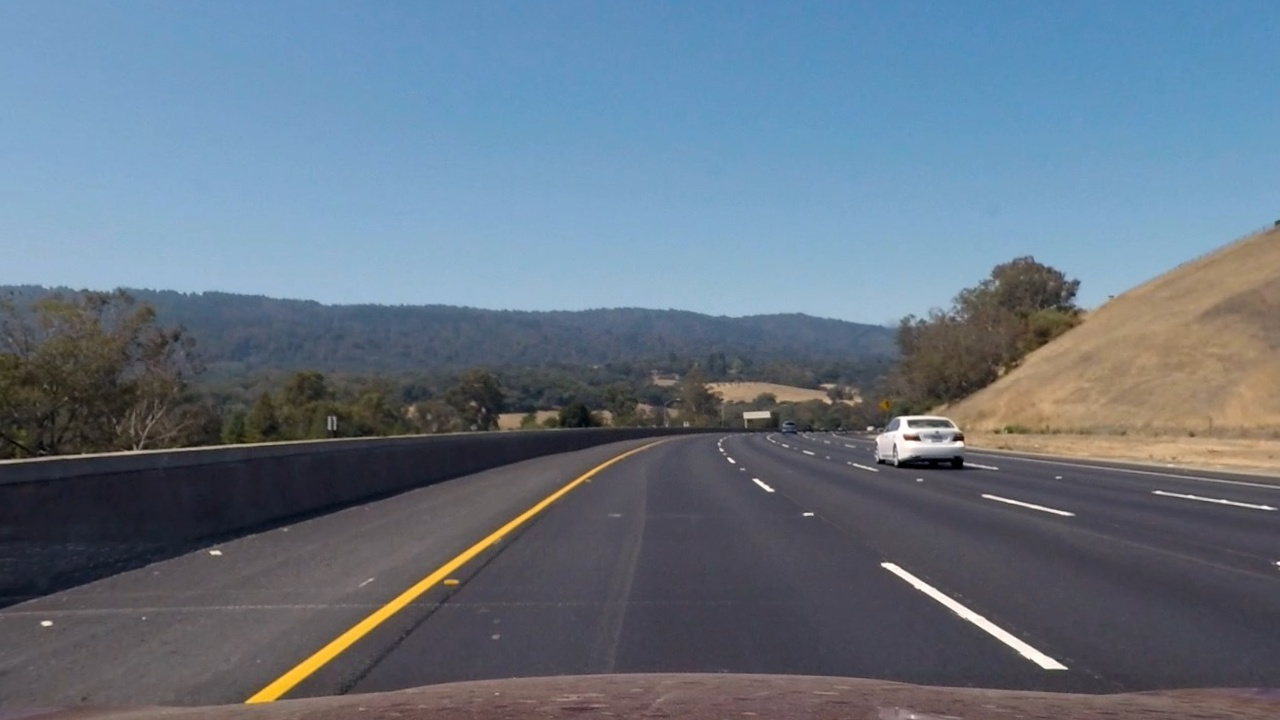
#> input picture output_images/undistorted_test_images/undistorted_test3.jpg, 1280 x 720 px
$ jupyter execute --allow-errors P4.ipynb   (shell and % lines are left out)   (older library calls are emulated)
#> lines starting #> are read from the running program, lines starting #| are printed output that depends on the picture; after the words box and inside, x2 and y2 are one past the last pixel; in counts of white or black regions, pixels touching at a corner belong together
The goals / steps of this project are the following:
* Compute the camera calibration matrix and distortion coefficients given a set of chessboard images.
* Apply a distortion correction to raw images.
* Use color transforms, gradients, etc., to create a thresholded binary image.
* Apply a perspective transform to rectify binary image ("birds-eye view").
* Detect lane pixels and fit to find the lane boundary.
* Determine the curvature of the lane and vehicle position with respect to center.
* Warp the detected lane boundaries back onto the original image.
* Output visual display of the lane boundaries and numerical estimation of lane curvature and vehicle position.

### Importing Packages

[cell 1]
#importing some useful packages
import matplotlib.pyplot as plt
import matplotlib.image as mpimg
import numpy as np
import cv2
import moviepy
import math
import glob
import os
import pickle
from moviepy.editor import VideoFileClip
from IPython.display import HTML

### Computing camera calibration matrix using chessboard images

#> (a cell that did not finish here is left out)

[cell 3]
output_directory = 'output_images/corners_drawn/'
#> output_directory = 'output_images/corners_drawn/'
# prepare object points, like (0,0,0), (1,0,0), (2,0,0) ....,(6,5,0)
objp = np.zeros((6*9,3), np.float32)
objp[:,:2] = np.mgrid[0:9,0:6].T.reshape(-1,2)

# Arrays to store object points and image points from all the images.
objpoints = [] # 3d points in real world space
imgpoints = [] # 2d points in image plane.

# Make a list of calibration images
images = glob.glob('camera_cal/calibration*.jpg')


# Step through the list and search for chessboard corners
for idx,fname in enumerate(images):

    img = cv2.imread(fname)
    gray = cv2.cvtColor(img,cv2.COLOR_BGR2GRAY)

    # Find the chessboard corners
    ret, corners = cv2.findChessboardCorners(gray, (9,6),None)

    # If found, add object points, image points
    if ret == True:
        objpoints.append(objp)
        imgpoints.append(corners)

        # Draw and display the corners
        cv2.drawChessboardCorners(img, (9,6), corners, ret)
        image_name=os.path.split(fname)[1]
        cv2.imwrite(output_directory+image_name, img)
        print(fname)

### Apply a distortion correction to raw images.

### Question 1.
_Briefly state how you computed the camera matrix and distortion coefficients. Provide an example of a distortion corrected calibration image_

[cell 4]
# Test undistortion on an image
img = cv2.imread('camera_cal/calibration1.jpg')
#> (the rest of this cell did not finish here and is left out)

[cell 5]
# Save the camera calibration results
undistort_pickle = {}
#> (the rest of this cell did not finish here and is left out)

[cell 6]
output_directory = 'output_images/undistorted_chessboard_images/'
images = glob.glob('camera_cal/calibration*.jpg')

with open('camera_undistort_pickle.p', mode='rb') as f:
#> (reads camera_undistort_pickle.p from the repository)
    dist_pickle = pickle.load(f)
    mtx = dist_pickle["mtx"]
    dist = dist_pickle["dist"]
# Visualize undistortion on test images

for idx, fname in enumerate(images):
    img = cv2.imread(fname)
    dst = cv2.undistort(img, mtx, dist, None, mtx)
    image_name=os.path.split(fname)[1]
    write_name = output_directory+'undistorted_'+image_name
    cv2.imwrite(write_name,dst)
    print(write_name)

### Question2
_Provide an example of a distortion-corrected image._

To demonstrate this step, I will describe how I apply the distortion correction to one of the test images like this one:

#> (a cell that did not finish here is left out)

### Use color transforms, gradients, etc., to create a thresholded binary image.

[cell 8]
# Remove camera distortion from the test images
output_directory = 'output_images/undistorted_test_images/'
#> output_directory = 'output_images/undistorted_test_images/'
images = glob.glob('test_images/*.jpg')

with open('camera_undistort_pickle.p', mode='rb') as f:
    dist_pickle = pickle.load(f)
    mtx = dist_pickle["mtx"]
    dist = dist_pickle["dist"]
# Visualize undistortion on test images

for idx, fname in enumerate(images):
    img = cv2.imread(fname)
    dst = cv2.undistort(img, mtx, dist, None, mtx)
    image_name=os.path.split(fname)[1]
    write_name = output_directory+'undistorted_'+image_name
    cv2.imwrite(write_name,dst)
    print(write_name)

[cell 9]
image = mpimg.imread('output_images/undistorted_test_images/undistorted_test3.jpg')
#> image is the input picture: shape (720, 1280, 3); mean R, G, B 101.5, 115.9, 131.2


def binary_image(img, s_thresh=(120, 255), sx_thresh=(50, 100)):
#> called with s_thresh = (120, 255), sx_thresh = (50, 100)
    img = np.copy(img)
    # Convert to HLS color space and separate the V channel
    hls = cv2.cvtColor(img, cv2.COLOR_BGR2HLS).astype(np.float)
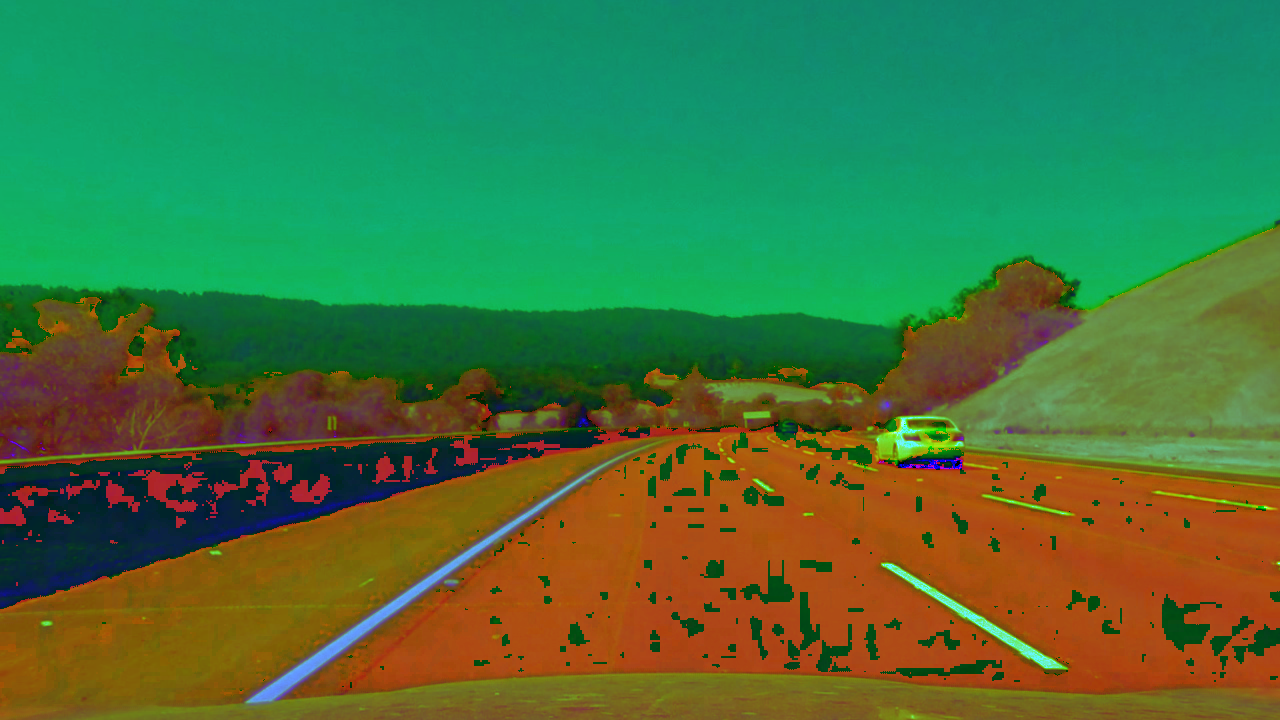
#> hls: shape (720, 1280, 3) float64; mean R, G, B 70.6, 116.1, 61.6
    l_channel = hls[:,:,1]
    s_channel = hls[:,:,2]
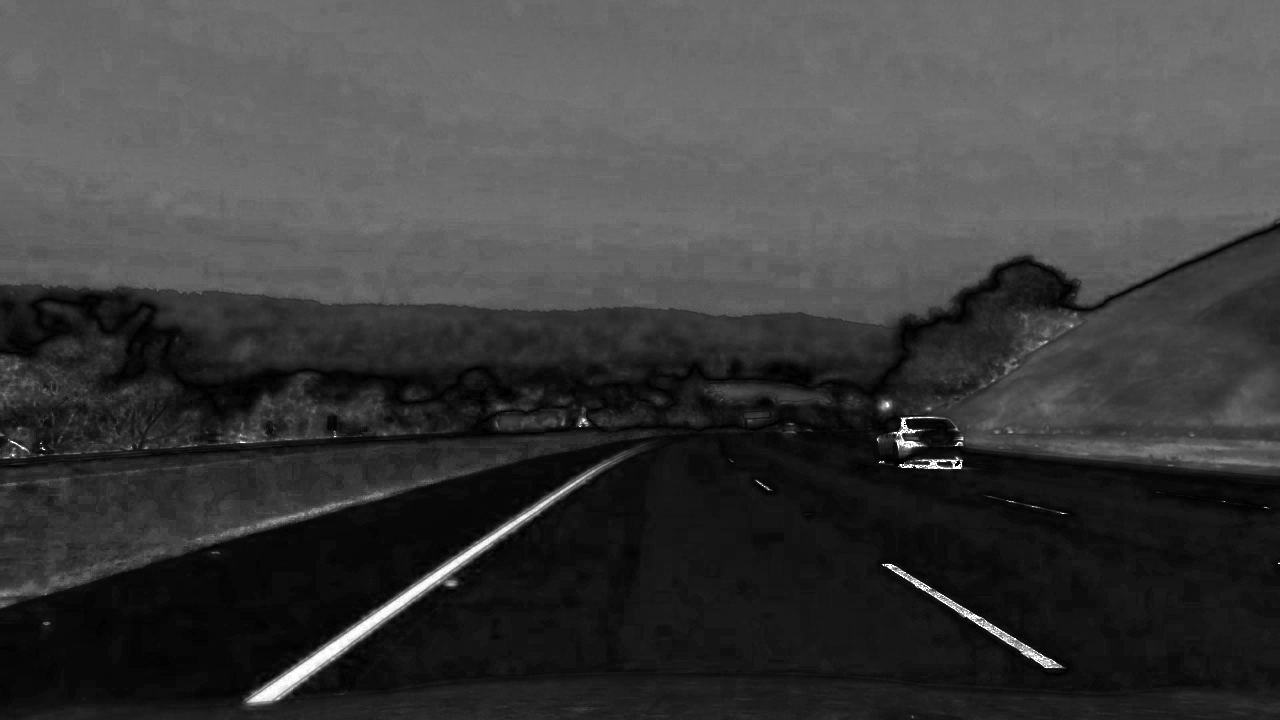
#> s_channel: shape (720, 1280) float64; min 0, max 255, mean 61.6
    # Sobel x
    sobelx = cv2.Sobel(l_channel, cv2.CV_64F, 1, 0) # Take the derivative in x
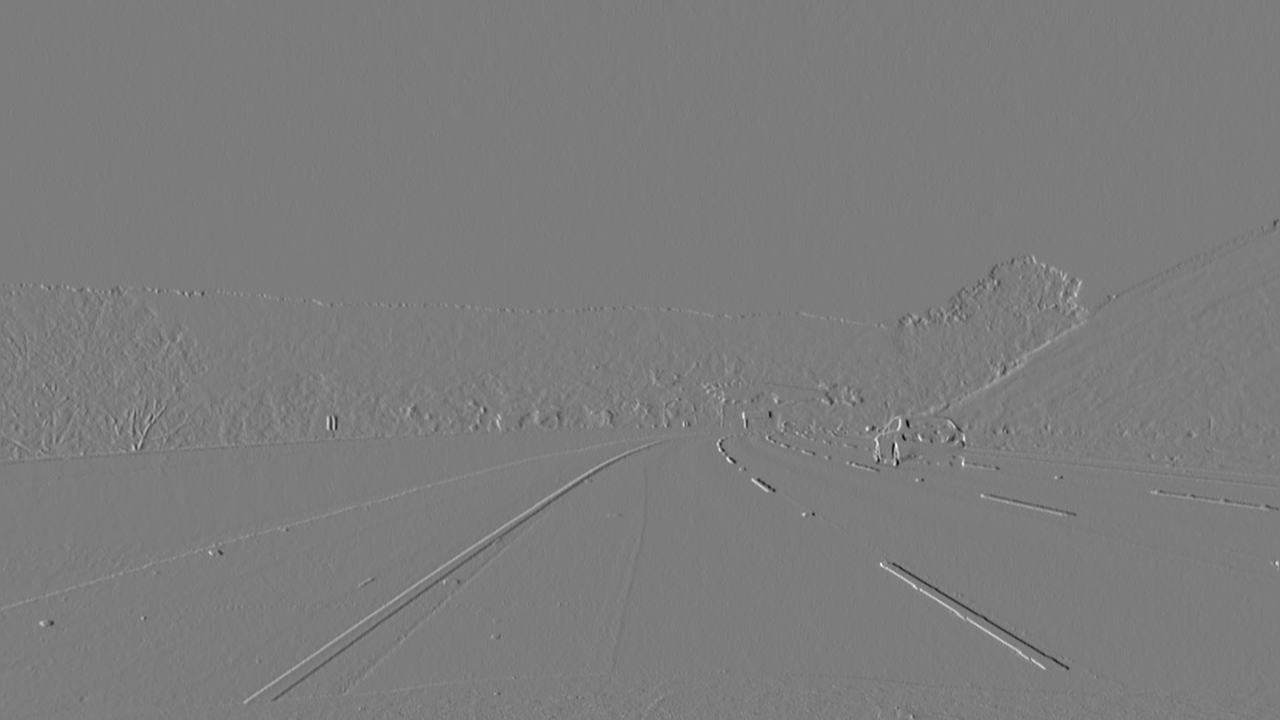
#> sobelx: shape (720, 1280) float64; min -551, max 575, mean 0.1; drawn with min black and max white
    abs_sobelx = np.absolute(sobelx) # Absolute x derivative to accentuate lines away from horizontal
    scaled_sobel = np.uint8(255*abs_sobelx/np.max(abs_sobelx))

    # Threshold x gradient
    sxbinary = np.zeros_like(scaled_sobel)
    sxbinary[(scaled_sobel >= sx_thresh[0]) & (scaled_sobel <= sx_thresh[1])] = 1

    # Threshold color channel
    s_binary = np.zeros_like(s_channel)
    s_binary[(s_channel >= s_thresh[0]) & (s_channel <= s_thresh[1])] = 1
    # Stack each channel
    # Note color_binary[:, :, 0] is all 0s, effectively an all black image. It might
    # be beneficial to replace this channel with something else.
    color_binary = np.dstack(( np.zeros_like(sxbinary), sxbinary, s_binary)) * 255
    combined_binary = np.zeros_like(sxbinary)
    combined_binary[(s_binary == 1) | (sxbinary == 1)] = 1

    return combined_binary

result = binary_image(image)
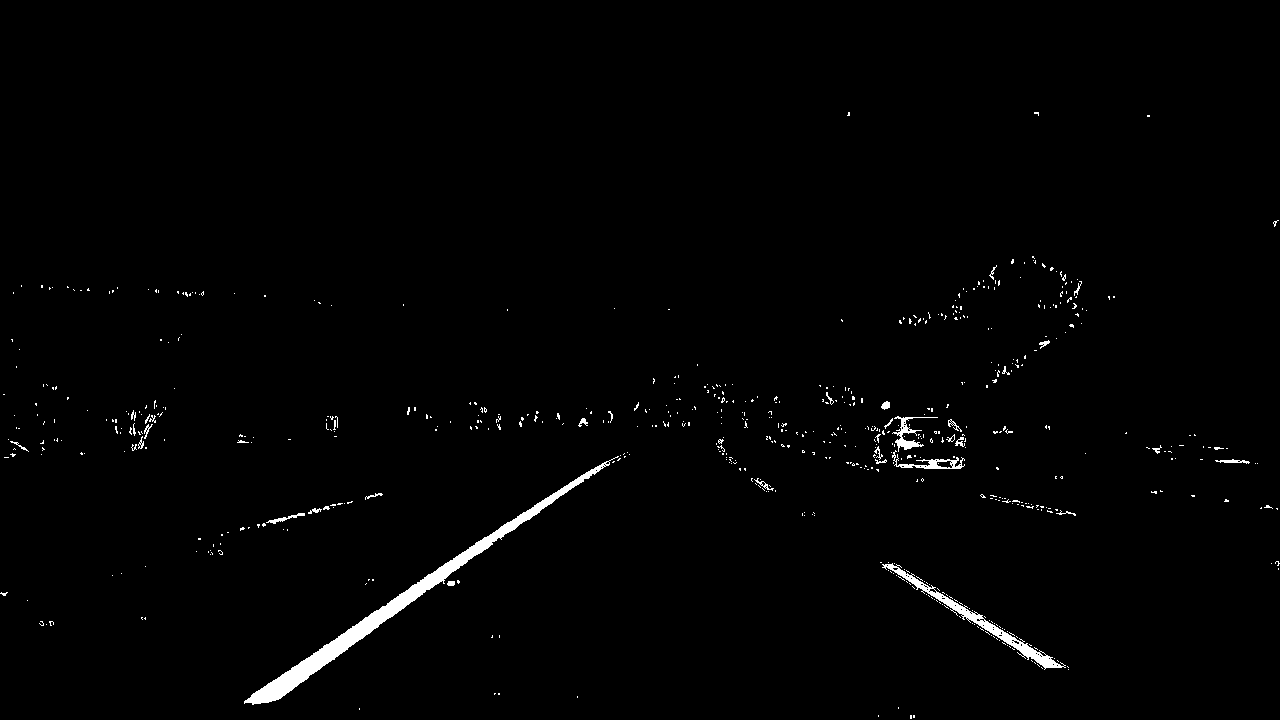
#> result: shape (720, 1280); values 0 (black) and 1 (white), 1.2% white; 638 white regions (603 under 20 px), largest, box (x1, y1, x2, y2) and area: (244, 456, 619, 705) 5150, (882, 563, 1066, 670) 1583, (892, 416, 938, 452) 397

# Plot the result
#> (the rest of this cell did not finish here and is left out)
